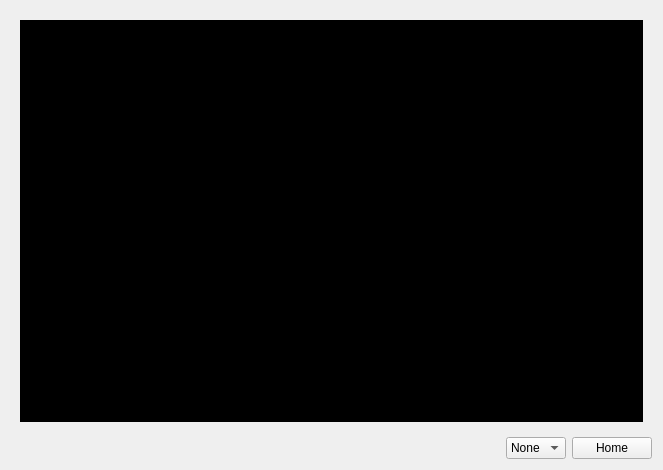
<?xml version="1.0" encoding="UTF-8"?>
<ui version="4.0">
 <class>MainForm</class>
 <widget class="QWidget" name="MainForm">
  <property name="geometry">
   <rect>
    <x>0</x>
    <y>0</y>
    <width>663</width>
    <height>470</height>
   </rect>
  </property>
  <property name="windowTitle">
   <string>Script Demo</string>
  </property>
  <property name="autoFillBackground">
   <bool>true</bool>
  </property>
  <layout class="QVBoxLayout" name="verticalLayout_2">
   <item>
    <widget class="QStackedWidget" name="stackedWidget">
     <property name="palette">
      <palette>
       <active>
        <colorrole role="Base">
         <brush brushstyle="SolidPattern">
          <color alpha="255">
           <red>255</red>
           <green>255</green>
           <blue>255</blue>
          </color>
         </brush>
        </colorrole>
        <colorrole role="Window">
         <brush brushstyle="SolidPattern">
          <color alpha="255">
           <red>255</red>
           <green>255</green>
           <blue>255</blue>
          </color>
         </brush>
        </colorrole>
       </active>
       <inactive>
        <colorrole role="Base">
         <brush brushstyle="SolidPattern">
          <color alpha="255">
           <red>255</red>
           <green>255</green>
           <blue>255</blue>
          </color>
         </brush>
        </colorrole>
        <colorrole role="Window">
         <brush brushstyle="SolidPattern">
          <color alpha="255">
           <red>255</red>
           <green>255</green>
           <blue>255</blue>
          </color>
         </brush>
        </colorrole>
       </inactive>
       <disabled>
        <colorrole role="Base">
         <brush brushstyle="SolidPattern">
          <color alpha="255">
           <red>255</red>
           <green>255</green>
           <blue>255</blue>
          </color>
         </brush>
        </colorrole>
        <colorrole role="Window">
         <brush brushstyle="SolidPattern">
          <color alpha="255">
           <red>255</red>
           <green>255</green>
           <blue>255</blue>
          </color>
         </brush>
        </colorrole>
       </disabled>
      </palette>
     </property>
     <property name="currentIndex">
      <number>1</number>
     </property>
     <widget class="QWidget" name="page">
      <layout class="QVBoxLayout" name="verticalLayout">
       <item>
        <widget class="QGraphicsView" name="graphicsView">
         <property name="frameShape">
          <enum>QFrame::NoFrame</enum>
         </property>
         <property name="verticalScrollBarPolicy">
          <enum>Qt::ScrollBarAlwaysOff</enum>
         </property>
         <property name="horizontalScrollBarPolicy">
          <enum>Qt::ScrollBarAlwaysOff</enum>
         </property>
         <property name="alignment">
          <set>Qt::AlignLeading|Qt::AlignLeft|Qt::AlignTop</set>
         </property>
         <property name="transformationAnchor">
          <enum>QGraphicsView::NoAnchor</enum>
         </property>
        </widget>
       </item>
      </layout>
     </widget>
     <widget class="QWidget" name="page_2">
      <layout class="QVBoxLayout" name="verticalLayout_3">
       <item>
        <widget class="QLabel" name="splashLabel">
         <property name="maximumSize">
          <size>
           <width>16777215</width>
           <height>600</height>
          </size>
         </property>
         <property name="palette">
          <palette>
           <active>
            <colorrole role="Base">
             <brush brushstyle="SolidPattern">
              <color alpha="255">
               <red>255</red>
               <green>255</green>
               <blue>255</blue>
              </color>
             </brush>
            </colorrole>
            <colorrole role="Window">
             <brush brushstyle="SolidPattern">
              <color alpha="255">
               <red>0</red>
               <green>0</green>
               <blue>0</blue>
              </color>
             </brush>
            </colorrole>
           </active>
           <inactive>
            <colorrole role="Base">
             <brush brushstyle="SolidPattern">
              <color alpha="255">
               <red>255</red>
               <green>255</green>
               <blue>255</blue>
              </color>
             </brush>
            </colorrole>
            <colorrole role="Window">
             <brush brushstyle="SolidPattern">
              <color alpha="255">
               <red>0</red>
               <green>0</green>
               <blue>0</blue>
              </color>
             </brush>
            </colorrole>
           </inactive>
           <disabled>
            <colorrole role="Base">
             <brush brushstyle="SolidPattern">
              <color alpha="255">
               <red>0</red>
               <green>0</green>
               <blue>0</blue>
              </color>
             </brush>
            </colorrole>
            <colorrole role="Window">
             <brush brushstyle="SolidPattern">
              <color alpha="255">
               <red>0</red>
               <green>0</green>
               <blue>0</blue>
              </color>
             </brush>
            </colorrole>
           </disabled>
          </palette>
         </property>
         <property name="autoFillBackground">
          <bool>true</bool>
         </property>
         <property name="text">
          <string>Splash</string>
         </property>
         <property name="scaledContents">
          <bool>false</bool>
         </property>
         <property name="alignment">
          <set>Qt::AlignCenter</set>
         </property>
        </widget>
       </item>
      </layout>
     </widget>
    </widget>
   </item>
   <item>
    <layout class="QHBoxLayout" name="horizontalLayout">
     <item>
      <spacer name="horizontalSpacer">
       <property name="orientation">
        <enum>Qt::Horizontal</enum>
       </property>
       <property name="sizeHint" stdset="0">
        <size>
         <width>40</width>
         <height>20</height>
        </size>
       </property>
      </spacer>
     </item>
     <item>
      <widget class="QComboBox" name="groupBox">
       <item>
        <property name="text">
         <string>None</string>
        </property>
       </item>
      </widget>
     </item>
     <item>
      <widget class="QPushButton" name="homeButton">
       <property name="text">
        <string>Home</string>
       </property>
      </widget>
     </item>
    </layout>
   </item>
  </layout>
 </widget>
 <resources/>
 <connections/>
</ui>
